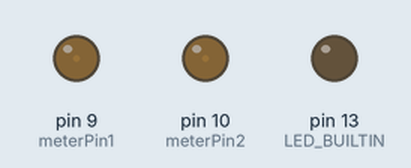
A sketch run on a simulated Arduino Uno, built with avr-gcc and run on an emulated ATmega328P. On the bench: output pins drawn as LEDs (lit = HIGH).

Above: at 0.05 s.
At 0.85 s:
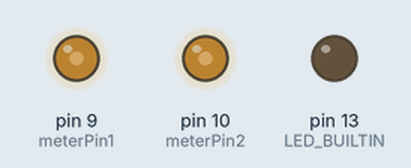
At 1.25 s:
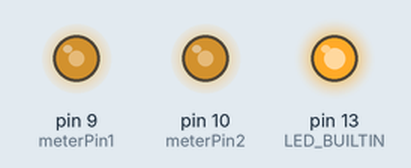
At 1.85 s:
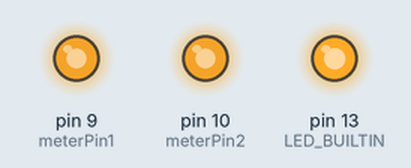
At 3.65 s:
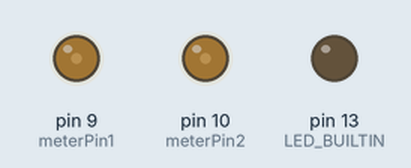
Timing chart, 0 to 5.3 s (numbered marks = the images above):
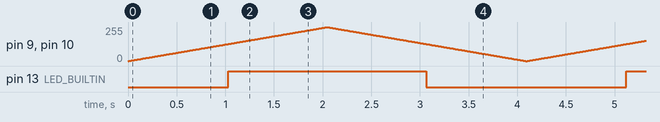

The sketch:

meter_ramp.ino
```cpp
// Pin-9/pin-10 isolation test. No serial, no NeoPixel, no tone — nothing that
// can steal a timer or block. It ramps analogWrite on pin 9 AND pin 10 from 0
// to 254 and back, so a panel meter wired to either pin visibly sweeps.
//
// Stays at 254 (not 255): analogWrite(255) short-circuits to digitalWrite(HIGH)
// and would pin the needle instead of proving PWM works. The onboard LED ramps
// too, so even with nothing wired you can confirm the firmware is the new one.
//
// Needle on pin 9 sweeps  -> analogWrite(9) hardware/wiring is fine; the dead
//                            meter in the clock is a flash/firmware/wiring fault.
// Needle on pin 9 dead but pin 10 sweeps -> pin 9 output or its wiring is the
//                            fault, not the firmware.
#define meterPin1 9
#define meterPin2 10

void setup() {
  pinMode(meterPin1, OUTPUT);
  pinMode(meterPin2, OUTPUT);
  pinMode(LED_BUILTIN, OUTPUT);
}

void loop() {
  for (int level = 0; level <= 254; level++) {
    analogWrite(meterPin1, level);
    analogWrite(meterPin2, level);
    analogWrite(LED_BUILTIN, level);
    delay(8);
  }

  for (int level = 254; level >= 0; level--) {
    analogWrite(meterPin1, level);
    analogWrite(meterPin2, level);
    analogWrite(LED_BUILTIN, level);
    delay(8);
  }
}
```

Measured:
- by itself, pin 13 (LED_BUILTIN): alternates HIGH for 2.0 s and LOW for 2.1 s
